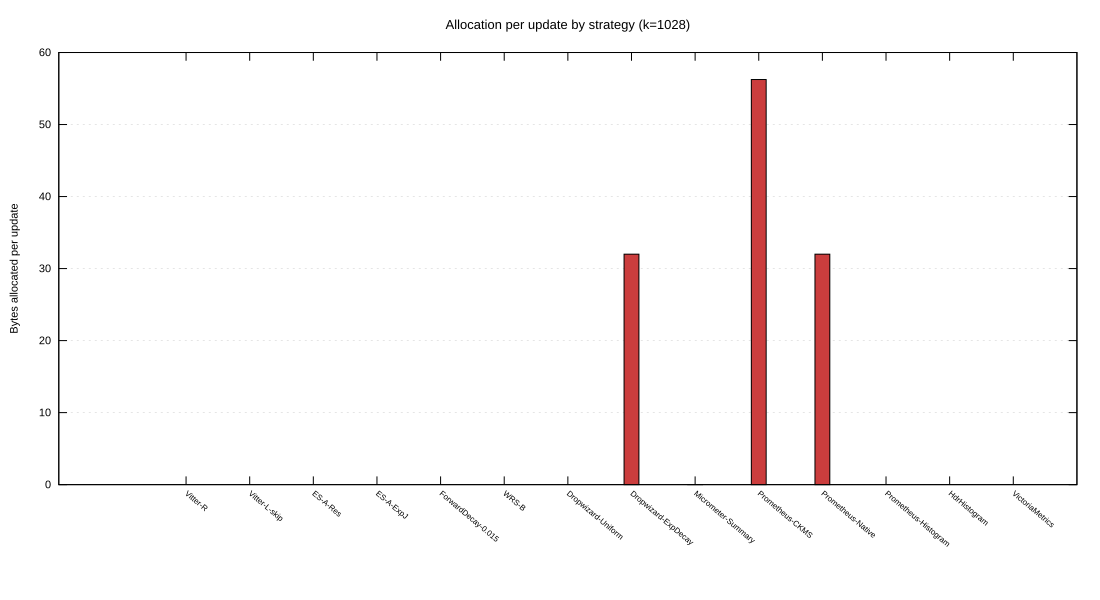

Write gnuplot code to recreate this figure.
# Experiment E4 (allocation half): bytes allocated per update at k=1028 (JMH gc.alloc.rate.norm).
# Input:  alloc-rate.csv  (strategy, alloc_bytes_per_op)
#         produced by FiguresFromJmh from metrics/jmh-results/UpdateThroughputBenchmark.csv (run with
#         -Djmh.profGc=true, which run-performance-benchmarks.bat sets for E1).
# Output: alloc-rate.svg / .pdf
#
# HdrHistogram and the fixed-bucket histograms should sit near zero (no per-update allocation); the
# forward-decay / weighted reservoirs churn boxed sample objects each admission.

set datafile separator ","
set title "Allocation per update by strategy (k=1028)" font ",13"
set ylabel "Bytes allocated per update"
set grid ytics lt 0 lw 0.5 lc rgb "#cccccc"

set style data histograms
set style fill solid 0.9 border -1
set boxwidth 0.7
set xtics rotate by -40 font ",8"
unset key

set terminal svg enhanced font "arial,11" size 1100,600
set output 'alloc-rate.svg'
plot 'alloc-rate.csv' using 2:xtic(1) lc rgb "#C62828" notitle

set terminal pdfcairo enhanced font "arial,9" size 9,5
set output 'alloc-rate.pdf'
replot

set output
